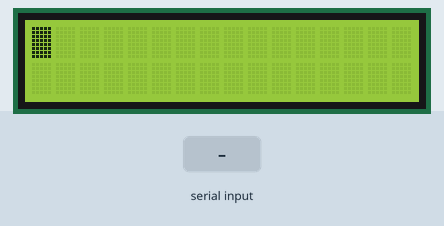
A program run on a simulated ATmega32, built with avr-gcc and emulated at 16 MHz. Shown: 16×2 character LCD. Wiring (inferred from the names in the program): character LCD (HD44780): RS PB1; R/W PB2; E PB3; data PA4, PA5, PA6, PA7. Inputs (shaded band) come from the test bench. What the program prints to the serial monitor is not drawn.

Above: at 1.2 s.
1.3 s: "2" received over Serial
At 2.1 s:
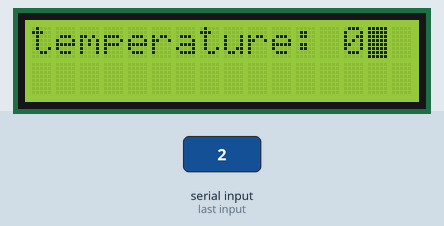
3.0 s: "1" received over Serial
Timing chart, 0 to 6.0 s (numbered marks = the images above; inputs shaded):
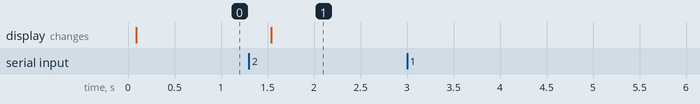

Measured:
- after the input at 1.3 s, the display: changes after 0.24 s (image 1)
- after the input at 3.0 s, every drawn part: stays the same

The program:

main.c
```c
/*
* SmartHome.c
*
* Created: 10/20/2020 8:03:12 PM
* Author : Amr Mahmoud
*/

#define F_CPU 16000000UL
#include <util/delay.h>
#include "UART.h"
#include "LCD.h"
#include "SPI.h"

int main(void)
{
	LCD_Init();
	UART_Init();
	SPI_Init(Master);
	Slave_EN();
	uint8 fn ;
	uint16 temp=0 ;

	while (1)
	{
		fn = UART_Receive();
		// Toggle led
		if(fn == '1'){
			UART_Send('w'); //wait
			if(SPI_TxRx('1') == 0x55){
				UART_Send('D'); //done
			}
		}
		//Read Temperature
		else if(fn == '2' ){
			UART_Send('w');
			uint8 i =0;
			for(i=0;i<=1;i++){
				if(SPI_TxRx('2') == 0x55){
					_delay_ms(150);
					temp = SPI_TxRx('2'); //receive low 8 bits
					_delay_ms(50);
					temp |= (SPI_TxRx('2')<<8); //receive high 8 bits
				}
			}
			LCD_Init();
			LCD_Print("temperature: ");
			LCD_PrintNum(temp/4);
			UART_Send('D');
		}
		//Motor On/Off
		else if(fn == '3'){
			UART_Send('w');
			if(SPI_TxRx('3') == 0x55){
				UART_Send('D');
			}
		}
		// Motor increase duty cycle
		else if(fn == '+'){
			UART_Send('w');
			if(SPI_TxRx('+') == 0x55){
				UART_Send('D');
			}
		}
		// Motor decrease duty cycle
		else if(fn == '-'){
			UART_Send('w');
			if(SPI_TxRx('-') == 0x55){
				UART_Send('D');
			}
		}
	}
}
```

ADC.c
```c
/*
 * ADC.c
 *
 * Created: 9/24/2020 9:01:13 PM
 *  Author: Amr Mahmoud
 */

#include "ADC.h"
#include "LCD.h"

void ADC_Init(){
	REFS_Write(0b11);
	ADPS_Write(0b111);
	ADEN_Write(1);
}

uint16 ADC_ReadData(uint8 channel){
	uint16 data=0;
	MUX_Write(channel);
	ADSC_Write(1);
	while(ADIF_Read);
	ADIF_Write(1);
	data = ADCL_reg;
	data |= (ADCH_reg<<8);
	return data;
}
```

ADC.h
```c
/*
 * ADC.h
 *
 $07 ($ 27 ) ADMUX REFS1 REFS0 ADLAR MUX4 MUX3 MUX2 MUX1 MUX0 214
 $06 ($ 26 ) ADCSRA ADEN ADSC ADATE ADIF ADIE ADPS2 ADPS1 ADPS0 216
 $05 ($ 25 ) ADCH ADC Data Register High Byte 217
 $04 ($ 24 ) ADCL

 * Created: 9/24/2020 9:01:02 PM
 *  Author: Amr Mahmoud
 */


#ifndef ADC_H_
#define ADC_H_

#include "DIO_CFG.h"

#define ADMUX_reg  (*((volatile uint8*)(0x27)))
#define ADCSRA_reg  (*((volatile uint8*)(0x26)))
#define ADCH_reg  (*((volatile uint8*)(0x25)))
#define ADCL_reg  (*((volatile uint8*)(0x24)))

#define REFS_Write(x) ADMUX_reg=((ADMUX_reg & 0x3f) | ((x<<6) & 0xc0))
#define MUX_Write(x) ADMUX_reg=((ADMUX_reg & 0xe0) | (x & 0x1f))
#define ADPS_Write(x) ADCSRA_reg=((ADCSRA_reg & 0xf8) | (x & 0x07))
#define ADEN_Write(x) ADCSRA_reg=((ADCSRA_reg & 0x7F) | ((x<<7) & 0x80))
#define ADSC_Write(x) ADCSRA_reg=((ADCSRA_reg & 0xbf) | ((x<<6) & 0x40))
#define ADATE_Write(x) ADCSRA_reg=((ADCSRA_reg & 0xdf) | ((x<<5) & 0x20))
#define ADIF_Write(x) ADCSRA_reg=((ADCSRA_reg & 0xef) | ((x<<4) & 0x10))
#define ADIE_Write(x) ADCSRA_reg=((ADCSRA_reg & 0xf7) | ((x<<3) & 0x08))

#define ADIF_Read GetBit(ADCSRA_reg,4)

#define ADC_Data ((ADCH_reg<<8) | ADCL_reg)

void ADC_Init(void);
uint16 ADC_ReadData(uint8 channel);


#endif /* ADC_H_ */
```

SPI.c
```c
/*
* SPI.c
*
* Created: 10/20/2020 8:16:31 PM
*  Author: Laptop-Academy.com
*/

#include "SPI.h"

void SPI_Init(SPI_Mode mode){
	switch(mode){
		case Master:
		SPIDDR |= (1<<SS)|(1<<SCK)|(1<<MOSI);
		SPIDDR &=~ (1<<MISO);
		Slave_DIS();
		SPCR_reg |= (1<<MSTR)|(1<<SPE);
		break;
		case Slave:
		SPIDDR &=~ (1<<SS)|(1<<SCK)|(1<<MOSI);
		SPIDDR |= (1<<MISO);
		SPCR_reg |= (1<<SPE);
		break;
	}
}


uint8 SPI_TxRx(uint8 data){
	SPDR_reg = data;
	while(!GetBit(SPSR_reg,SPIF));
	return SPDR_reg;
}
```

SPI.h
```c
/*
 * SPI.h
 *
 * Created: 10/20/2020 8:16:17 PM
 *  Author: Laptop-Academy.com
 */


#ifndef SPI_H_
#define SPI_H_


#include "DIO_CFG.h"

#define SPCR_reg  (*((volatile uint8*)(0x2d)))
#define SPSR_reg  (*((volatile uint8*)(0x2e)))
#define SPDR_reg  (*((volatile uint8*)(0x2f)))

#define SPIPort PORTB_reg
#define SPIDDR DDRB_reg
#define SPIF 7


enum SPI_Pins{SS=4, MOSI, MISO, SCK};
enum SPCR{SPR0=0,SPR1,CPHA,CPOL,MSTR,DORD,SPE,SPIE};
typedef enum{Master=0,Slave}SPI_Mode;
#define Slave_EN() (SPIPort &=~ (1<<SS))
#define Slave_DIS() (SPIPort |= (1<<SS))

void SPI_Init(SPI_Mode);
uint8 SPI_TxRx(uint8);

#endif /* SPI_H_ */
```

TWi.c
```c
/*
 * TWi.c
 *
 * Created: 10/13/2020 2:09:50 AM
 *  Author: Amr Mahmoud
 */

#include "TWI.h"

void TWI_Init(uint8 address_TWGCE){
	if (MyTWPS == 1){
		TWPS_Write(0b00);
	}
	else if (MyTWPS == 4){
		TWPS_Write(0b01);
	}
	else if (MyTWPS == 16){
		TWPS_Write(0b10);
	}
	else if (MyTWPS == 64){
		TWPS_Write(0b11);
	}

	TWBR_reg = ((F_CPU/SCL_freq)-16)/(2*(4^MyTWPS));
	TWAR_reg = address_TWGCE;
	TWINT_Write(1);
	TWEN_Write(1);
}

uint8 TWI_Start(void){
	TWINT_Write(1);
	TWSTA_Write(1);
	TWEN_Write(1);
	while(!(TWINT_Read));
	return TWI_Status;
}

void TWI_Stop(void){
	TWINT_Write(1);
	TWSTO_Write(1);
	TWEN_Write(1);
}

uint8 TWI_Data(uint8 data){
	TWDR_reg = data;
	TWINT_Write(1);
	TWEN_Write(1);
	while(!(TWINT_Read));
	return TWI_Status;
}

uint8 TWI_ReadData( uint8 * data){
	TWINT_Write(1);
	TWEA_Write(1);
	TWEN_Write(1);
	while(!(TWINT_Read));
	* data = TWDR_reg;
	return TWI_Status;
	}
```

TWi.h
```c
/*
 * TWi.h
 *
 * Created: 10/13/2020 2:09:32 AM
 *  Author: Amr Mahmoud
 */


#ifndef TWI_H_
#define TWI_H_

#define F_CPU 16000000UL
#define SCL_freq 400000UL
#define MyTWPS 1

#include <util/delay.h>
#include "DIO_CFG.h"

#define TWBR_reg  (*((volatile uint8*)(0x20)))
#define TWCR_reg  (*((volatile uint8*)(0x56)))
#define TWAR_reg  (*((volatile uint8*)(0x22)))
#define TWSR_reg  (*((volatile uint8*)(0x21)))
#define TWDR_reg  (*((volatile uint8*)(0x23)))

#define TWINT_Write(x) TWCR_reg=((TWCR_reg & 0x7f) | ((x<<7) & 0x80))
#define TWEA_Write(x) TWCR_reg=((TWCR_reg & 0xbf) | ((x<<6) & 0x40))
#define TWSTA_Write(x) TWCR_reg=((TWCR_reg & 0xdf) | ((x<<5) & 0x20))
#define TWSTO_Write(x) TWCR_reg=((TWCR_reg & 0xef) | ((x<<4) & 0x10))
#define TWWC_Write(x) TWCR_reg=((TWCR_reg & 0xf7) | ((x<<3) & 0x08))
#define TWEN_Write(x) TWCR_reg=((TWCR_reg & 0xfb) | ((x<<2) & 0x04))
#define TWIE_Write(x) TWCR_reg=((TWCR_reg & 0xfe) | ((x) & 0x01))

#define TWINT_Read GetBit(TWCR_reg,7)

#define TWI_Status (TWSR_reg & 0xf8)
#define TWPS_Write(x) TWSR_reg=((TWSR_reg & 0xfc) | ((x) & 0x03))


void TWI_Init(uint8);
uint8 TWI_Start(void);
void TWI_Stop(void);
uint8 TWI_Data(uint8);
uint8 TWI_ReadData(uint8 *);


#endif /* TWI_H_ */
```

Timers_Counters.c
```c
/*
 * Timers_Counters.c
 *
 * Created: 9/28/2020 11:49:09 PM
 *  Author: Amr Mahmoud
 */

#include "Timers_Counters.h"


void WGM0_Write(DIO_PortTypes mode){
	switch(mode){
		case 0:
		TCCR0_reg=((TCCR0_reg & 0xb7));
		break;
		case 1:
		TCCR0_reg=((TCCR0_reg & 0xb7) | (0x40));
		break;
		case 2:
		TCCR0_reg=((TCCR0_reg & 0xb7) | (0x08));
		break;
		case 3:
		TCCR0_reg=((TCCR0_reg & 0xb7) | (0x48));
		break;
	}
}

void WGM2_Write(DIO_PortTypes mode){
	switch(mode){
		case 0:
		TCCR2_reg=((TCCR2_reg & 0xb7));
		break;
		case 1:
		TCCR2_reg=((TCCR2_reg & 0xb7) | (0x40));
		break;
		case 2:
		TCCR2_reg=((TCCR2_reg & 0xb7) | (0x08));
		break;
		case 3:
		TCCR2_reg=((TCCR2_reg & 0xb7) | (0x48));
		break;
	}
}
```

Timers_Counters.h
```c
/*
 * Timers_Counters.h
 *
 * Created: 9/28/2020 11:48:45 PM
 *  Author: Amr Mahmoud
 */


#ifndef TIMERS_COUNTERS_H_
#define TIMERS_COUNTERS_H_

#include "DIO_CFG.h"

#define TCCR0_reg  (*((volatile uint8*)(0x53)))
#define TCNT0_reg  (*((volatile uint8*)(0x52)))
#define OCR0_reg  (*((volatile uint8*)(0x5c)))

#define TCCR1A_reg  (*((volatile uint8*)(0x4f)))
#define TCCR1B_reg  (*((volatile uint8*)(0x4b)))
#define TCNT1H_reg  (*((volatile uint8*)(0x4d)))
#define TCNT1L_reg  (*((volatile uint8*)(0x4c)))
#define OCR1AH_reg  (*((volatile uint8*)(0x4b)))
#define OCR1AL_reg  (*((volatile uint8*)(0x4a)))
#define OCR1BH_reg  (*((volatile uint8*)(0x49)))
#define OCR1BL_reg  (*((volatile uint8*)(0x48)))
#define ICR1H_reg  (*((volatile uint8*)(0x47)))
#define ICR1L_reg  (*((volatile uint8*)(0x46)))

#define TCCR2_reg  (*((volatile uint8*)(0x45)))
#define TCNT2_reg  (*((volatile uint8*)(0x44)))
#define OCR2_reg  (*((volatile uint8*)(0x43)))

#define TIMSK_reg  (*((volatile uint8*)(0x59)))
#define TIFR_reg  (*((volatile uint8*)(0x58)))

// counter/timer #0
#define FOC0_Write(x) TCCR0_reg=((TCCR0_reg & 0x7f) | ((x<<7) & 0x80))
#define COM0_Write(x) TCCR0_reg=((TCCR0_reg & 0xcf) | ((x<<4) & 0x30))
#define CS0_Write(x) TCCR0_reg=((TCCR0_reg & 0xf8) | ((x) & 0x07))
#define TOIE0_Write(x) TIMSK_reg=((TIMSK_reg & 0xfe) | ((x) & 0x01))
#define OCIE0_Write(x) TIMSK_reg=((TIMSK_reg & 0xfD) | ((x<<1) & 0x02))
#define TOV0_Write(x) TIFR_reg=((TIFR_reg & 0xfe) | ((x) & 0x01))
#define OCF0_Write(x) TIFR_reg=((TIFR_reg & 0xfD) | ((x<<1) & 0x02))

// counter/timer #1
#define WGM1_Write(x) TCCR1A_reg=((TCCR1A_reg & 0xfc) | ((x) & 0x03)), TCCR1B_reg=((TCCR1B_reg & 0xfc) | ((x<<1) & 0x18))
#define FOC1A_Write(x) TCCR1A_reg=((TCCR1A_reg & 0xf7) | ((x<<3) & 0x08))
#define FOC1B_Write(x) TCCR1A_reg=((TCCR1A_reg & 0xfb) | ((x<<2) & 0x04))
#define COM1A_Write(x) TCCR1A_reg=((TCCR1A_reg & 0x3f) | ((x<<7) & 0xc0))
#define COM1B_Write(x) TCCR1A_reg=((TCCR1A_reg & 0xcf) | ((x<<4) & 0x30))
#define CS1_Write(x) TCCR1B_reg=((TCCR1B_reg & 0xf8) | ((x) & 0x07))
#define OCR1A_Write(x) OCR1AH_reg= (x>>8)  ,OCR1AL_reg = x
#define OCR1A_Data ((OCR1AH_reg<<8) | OCR1AL_reg)
#define OCR1B_Write(x) OCR1BH_reg= (x>>8)  ,OCR1BL_reg = x
#define OCR1B_Data ((OCR1BH_reg<<8) | OCR1BL_reg)
#define TOIE1_Write(x) TIMSK_reg=((TIMSK_reg & 0xfb) | ((x<<2) & 0x04))
#define OCIE1A_Write(x) TIMSK_reg=((TIMSK_reg & 0xef) | ((x<<4) & 0x10))
#define OCIE1B_Write(x) TIMSK_reg=((TIMSK_reg & 0xf7) | ((x<<3) & 0x08))
#define TOV1_Write(x) TIFR_reg=((TIFR_reg & 0xfb) | ((x<<2) & 0x04))
#define OCF1A_Write(x) TIFR_reg=((TIFR_reg & 0xef) | ((x<<4) & 0x10))
#define OCF1B_Write(x) TIFR_reg=((TIFR_reg & 0xf7) | ((x<<3) & 0x08))

// counter/timer #2
#define FOC2_Write(x) TCCR2_reg=((TCCR2_reg & 0x7f) | ((x<<7) & 0x80))
#define COM2_Write(x) TCCR2_reg=((TCCR2_reg & 0xcf) | ((x<<4) & 0x30))
#define CS2_Write(x) TCCR2_reg=((TCCR2_reg & 0xf8) | ((x) & 0x07))
#define TOIE2_Write(x) TIMSK_reg=((TIMSK_reg & 0xfe) | ((x<<6) & 0x01))
#define OCIE2_Write(x) TIMSK_reg=((TIMSK_reg & 0xfD) | ((x<<7) & 0x02))
#define TOV2_Write(x) TIFR_reg=((TIFR_reg & 0xfe) | ((x<<6) & 0x01))
#define OCF2_Write(x) TIFR_reg=((TIFR_reg & 0xfD) | ((x<<7) & 0x02))


void WGM0_Write(DIO_PortTypes);


#endif /* TIMERS_COUNTERS_H_ */
```

UART.c
```c
/*
 * UART.c
 *
 * Created: 10/16/2020 2:25:51 AM
 *  Author: Laptop-Academy.com
 */

#include "UART.h"
#include <avr/io.h>
void UART_Init(void){
	UCSRB_reg |= (1<<RXEN)|(1<<TXEN);
	UCSRC |= (1<<URSEL)|(1<<UCSZ0)|(1<<UCSZ1);
	UBRRL = MyUBRR;
	UBRRH = MyUBRR>>8;

}

void UART_Send(uint8 data){
	while(!GetBit(UCSRA_reg,5));
	UDR_reg = data;
}

uint8 UART_Receive(void){
	while(!GetBit(UCSRA_reg,7));
	return UDR_reg;
}
```

UART.h
```c
/*
 * UART.h
 *
 * Created: 10/16/2020 2:25:38 AM
 *  Author: Laptop-Academy.com
 */


#ifndef UART_H_
#define UART_H_

#define UDR_reg  (*((volatile uint8*)(0x2c)))
#define UCSRA_reg  (*((volatile uint8*)(0x2b)))
#define UCSRB_reg (*((volatile uint8*)(0x2a)))
#define UCSRC_reg  (*((volatile uint8*)(0x40)))
#define UBRRH_reg  (*((volatile uint8*)(0x40)))
#define UBRRL_reg  (*((volatile uint8*)(0x29)))


#include "DIO_CFG.h"

#define F_CPU 16000000UL
#define BaudRate 9600UL

//#ifndef DoubleSpeed
#define  MyUBRR ((F_CPU/(16*BaudRate))-1)
//#else
//#define  MyUBRR ((F_CPU/(8*BaudRate))-1)
//#endif

void UART_Init(void);
void UART_Send(uint8);
uint8 UART_Receive(void);


#endif /* UART_H_ */
```

KeyPad.c
```c
/*
* KeyPad.c
*
* Created: 9/13/2020 1:31:10 AM
*  Author: Amr Mahmoud
*/ //oi

#include "KeyPad.h"


void KeyPad_Init(){
	KeyPad_DDR_Reg = 0xf0;
	KeyPad_PortReg = 0xff;
}

void KeyPad_Check1(char *IP, STD_Level *state){
	KeyPad_PortReg = 0b11101111; //R1
	if (DIO_Read(C1) == 0){
		while(DIO_Read(C1) == 0);
		*IP =  '7';
		*state = STD_Low;
	}
	if (DIO_Read(C2) == 0){
		while(DIO_Read(C2) == 0);
		*IP =  '8';
		*state = STD_Low;
	}
	if (DIO_Read(C3) == 0){
		while(DIO_Read(C3) == 0);
		*IP =  '9';
		*state = STD_Low;
	}
	if (DIO_Read(C4) == 0){
		while(DIO_Read(C4) == 0);
		*IP =  '/';
		*state = STD_Low;
	}
}

void KeyPad_Check2(char *IP, STD_Level *state){
	KeyPad_PortReg = 0b11011111; //R2
	if (DIO_Read(C1) == 0){
		while(DIO_Read(C1) == 0);
		*IP =  '4';
		*state = STD_Low;
	}
	if (DIO_Read(C2) == 0){
		while(DIO_Read(C2) == 0);
		*IP =  '5';
		*state = STD_Low;
	}
	if (DIO_Read(C3) == 0){
		while(DIO_Read(C3) == 0);
		*IP =  '6';
		*state = STD_Low;
	}
	if (DIO_Read(C4) == 0){
		while(DIO_Read(C4) == 0);
		*IP =  '*';
		*state = STD_Low;
	}
}

void KeyPad_Check3(char *IP, STD_Level *state){
	KeyPad_PortReg = 0b10111111; //R3
	if (DIO_Read(C1) == 0){
		while(DIO_Read(C1) == 0);
		*IP =  '1';
		*state = STD_Low;
	}
	if (DIO_Read(C2) == 0){
		while(DIO_Read(C2) == 0);
		*IP =  '2';
		*state = STD_Low;
	}
	if (DIO_Read(C3) == 0){
		while(DIO_Read(C3) == 0);
		*IP = '3';
		*state = STD_Low;
	}
	if (DIO_Read(C4) == 0){
		while(DIO_Read(C4) == 0);
		*IP =  '-';
		*state = STD_Low;
	}
}

void KeyPad_Check4(char *IP, STD_Level *state){
	KeyPad_PortReg = 0b01111111; //R4
	if (DIO_Read(C1) == 0){
		while(DIO_Read(C1) == 0);
		*IP =  '!';
		*state = STD_Low;
	}
	if (DIO_Read(C2) == 0){
		while(DIO_Read(C2) == 0);
		*IP =  '0';
		*state = STD_Low;
	}
	if (DIO_Read(C3) == 0){
		while(DIO_Read(C3) == 0);
		*IP =  '=';
		*state = STD_Low;
	}
	if (DIO_Read(C4) == 0){
		while(DIO_Read(C4) == 0);
		*IP =  '+';
		*state = STD_Low;
	}
}

char KeyPad_Input(){
	STD_Level state = STD_High;
	char IP=0;
	while(state){
		 KeyPad_Check1(&IP,&state);
		 KeyPad_Check2(&IP,&state);
		 KeyPad_Check3(&IP,&state);
		 KeyPad_Check4(&IP,&state);
	}
	return IP;
}
```

KeyPad.h
```c
/*
 * KeyPad.h
 *
 * Created: 9/13/2020 1:30:55 AM
 *  Author: Amr Mahmoud
 */


#ifndef KEYPAD_H_
#define KEYPAD_H_

#include "DIO_CFG.h"

#define KeyPad_DDR_Reg DDRD_reg
#define KeyPad_PortReg PORTD_reg

#define C1 DIO_ChannelD0
#define C2 DIO_ChannelD1
#define C3 DIO_ChannelD2
#define C4 DIO_ChannelD3
#define R1 DIO_ChannelD4
#define R2 DIO_ChannelD5
#define R3 DIO_ChannelD6
#define R4 DIO_ChannelD7


void KeyPad_Init(void);
void KeyPad_Check1(char *IP, STD_Level *state);
void KeyPad_Check2(char *IP, STD_Level *state);
void KeyPad_Check3(char *IP, STD_Level *state);
void KeyPad_Check4(char *IP, STD_Level *state);
char KeyPad_Input(void);


#endif /* KEYPAD_H_ */
```

LCD.c
```c
/*
 * LCD.c
 *
 * Created: 9/11/2020 12:53:35 PM
 *  Author: Amr Mahmoud
 */

#include "LCD.h"

void LCD_Init(void){
	LCD_DataDDR |= 0xf0;   // DDR initialization
	SetBit(LCD_CMD_DDR,1); // DDR initialization
	SetBit(LCD_CMD_DDR,2); // DDR initialization
	SetBit(LCD_CMD_DDR,3); // DDR initialization

	_delay_ms(20);
	DIO_Write(LCD_RW,STD_Low);
	LCD_CMD(0x33);
	LCD_CMD(0x32); // 4-bit mode
	LCD_CMD(0x28); //set function
	LCD_CMD(0x06); //entry mode
	LCD_CMD(0x0f); //Display on
	LCD_CMD(0x01); //Clear LCD
}

void LCD_CMD(uint8 cmd){
	DIO_Write(LCD_RS,STD_Low);
	// sending High Nipple
	DIO_PortWrite(LCD_DataPort,((LCD_DataReg & 0x0f) | (cmd & 0xf0)));
	DIO_Write(LCD_E,STD_High);
	_delay_ms(2);
	DIO_Write(LCD_E,STD_Low);
	_delay_ms(5);
	// sending Low Nipple
	DIO_PortWrite(LCD_DataPort,((LCD_DataReg & 0x0f) | (cmd<<4)));
	DIO_Write(LCD_E,STD_High);
	_delay_ms(2);
	DIO_Write(LCD_E,STD_Low);
	_delay_ms(2);
}

void LCD_PrintChar(char data){
	DIO_Write(LCD_RS,STD_High);
	// sending High Nipple
	DIO_PortWrite(LCD_DataPort,((LCD_DataReg & 0x0f) | (data & 0xf0)));
	DIO_Write(LCD_E,STD_High);
	_delay_ms(2);
	DIO_Write(LCD_E,STD_Low);
	_delay_ms(5);
	// sending Low Nipple
	DIO_PortWrite(LCD_DataPort,((LCD_DataReg & 0x0f) | (data<<4)));
	DIO_Write(LCD_E,STD_High);
	_delay_ms(2);
	DIO_Write(LCD_E,STD_Low);
	_delay_ms(2);
}

void LCD_Print(char *data ){
	uint8 count = 0;
	while(data[count] != '\0'){
		LCD_PrintChar(data[count]);
		count++;
		if(count==16){
			LCD_SetPos(2,0);
		}
		else if(count==32){
			return;
		}
	}
}

void LCD_SetPos(uint8 line,uint8 pos){
	switch(line){
		case 1:
		LCD_CMD(0x80 | (pos & 0x0F));
		break;

		case 2:
		LCD_CMD(0xC0 | (pos & 0x0F));
		break;
	}
}

void LCD_Custom_Char (unsigned char loc, unsigned char *msg){
    unsigned char i;
    if(loc<8){
     LCD_CMD (0x40 + (loc*8));  /* Command 0x40 and onwards forces
                                       the device to point CGRAM address */
       for(i=0;i<8;i++){  /* Write 8 byte for generation of 1 character */
           LCD_PrintChar(msg[i]);
	   }
	}
	LCD_Init();
}

void tostring(char str[], long num)
{
	long i, rem, len = 0, n;
	n = num;

	do{
		len++;
		n /= 10;
	}while (n != 0);

	for (i = 0; i < len; i++)
	{
		rem = num % 10;
		num = num / 10;
		str[len - (i + 1)] = rem + '0';
	}
	str[len] = '\0';
}


void LCD_PrintNum(double number){
	uint8 s=0;
	float f;
	if(number<0){
		s = 1;
		number *= -1;
	}
	f = (number - (long)number)*1000;
	char Snumber[12], Fnumber[5];
	tostring(Fnumber, f);
	tostring(Snumber,number);
	if (s==1){
		LCD_PrintChar('-');
	}
	LCD_Print(Snumber);
	if (f != 0)
	{
		LCD_PrintChar('.');
		LCD_Print(Fnumber);
	}
}
```

LCD.h
```c
/*
 * LCD.h
 *
 * Created: 9/11/2020 12:53:20 PM
 *  Author: Amr Mahmoud
 */


#ifndef LCD_H_
#define LCD_H_

#define F_CPU 16000000UL

#include "DIO_CFG.h"
#include <util/delay.h>

#define LCD_CmdPort PORTB_reg
#define LCD_DataReg PORTA_reg
#define LCD_DataDDR DDRA_reg
#define LCD_DataPort DIO_PORTA

#define LCD_CMD_Reg PORTB_reg
#define LCD_CMD_DDR DDRB_reg
#define LCD_RS DIO_ChannelB1
#define LCD_RW DIO_ChannelB2
#define LCD_E DIO_ChannelB3


void LCD_Init(void);
void LCD_CMD(uint8 cmd);
void LCD_PrintChar(char data);
void LCD_Print(char *data );
void LCD_SetPos(uint8 line,uint8 pos);
void LCD_Custom_Char (unsigned char loc, unsigned char *msg);
void tostring(char str[], long num);
void LCD_PrintNum(double number);


#endif /* LCD_H_ */
```

BitMaths.h
```c
/*
 * BitMaths.h
 *
 * Created: 9/4/2020 9:50:10 AM
 *  Author: Amr Mahmoud
 */


#ifndef BITMATHS_H_
#define BITMATHS_H_

#define SetBit(REG,BIT) REG|=(1<<BIT)
#define GetBit(REG,BIT) ((REG>>BIT) & 1)
#define ClrBit(REG,BIT) REG&=~(1<<BIT)
#define ToggleBit(REG,BIT) REG^=(1<<BIT)


#endif /* BITMATHS_H_ */
```

DIO.h
```c
/*
 * DIO.h
 *
 * Created: 9/8/2020 3:57:19 AM
 *  Author: Amr Mahmoud
 */


#ifndef DIO_H_
#define DIO_H_

#include "BitMaths.h"
#include "STD_Types.h"
#include "DIO_Types.h"
#include "DIO_HW.h"

void DIO_Write(DIO_ChannelTypes ChannelNo,STD_Level Level);
STD_Level DIO_Read(DIO_ChannelTypes ChannelNo);
void DIO_PortWrite(DIO_PortTypes PORTx,uint8 data);


#endif /* DIO_H_ */
```

DIO_CFG.h
```c
/*
 * DIO_CFG.h
 *
 * Created: 9/8/2020 4:36:16 AM
 *  Author: Amr Mahmoud
 */


#ifndef DIO_CFG_H_
#define DIO_CFG_H_

#include "DIO.h"

typedef struct{
	DIO_Dir ChannelDir;
	STD_Level ChannelLevel;
	}PIN_CFG;

#define PIN_Num 32


void DIO_Init(void);


#endif /* DIO_CFG_H_ */
```

Source omitted: DIO.c (1432 bytes), DIO_CFG.c (2431 bytes), DIO_HW.h (735 bytes), DIO_Types.h (831 bytes), STD_Types.h (265 bytes)
